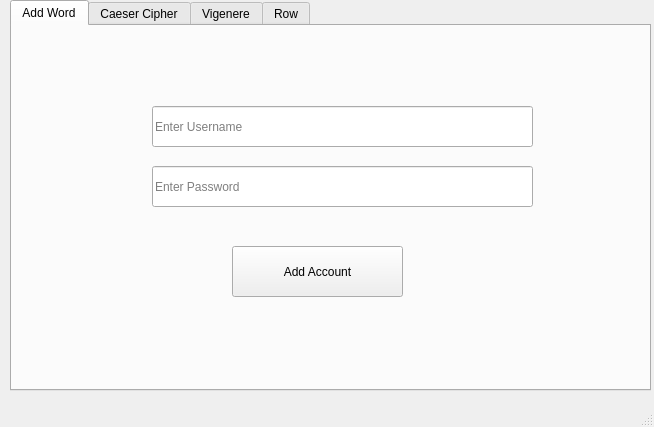
<?xml version="1.0" encoding="UTF-8"?>
<ui version="4.0">
 <class>MainWindow</class>
 <widget class="QMainWindow" name="MainWindow">
  <property name="geometry">
   <rect>
    <x>0</x>
    <y>0</y>
    <width>654</width>
    <height>427</height>
   </rect>
  </property>
  <property name="windowTitle">
   <string>MainWindow</string>
  </property>
  <widget class="QWidget" name="centralwidget">
   <widget class="QTabWidget" name="tabWidget">
    <property name="geometry">
     <rect>
      <x>10</x>
      <y>0</y>
      <width>641</width>
      <height>391</height>
     </rect>
    </property>
    <property name="currentIndex">
     <number>0</number>
    </property>
    <widget class="QWidget" name="tab">
     <attribute name="title">
      <string>Add Word</string>
     </attribute>
     <widget class="QLineEdit" name="lineEdit">
      <property name="geometry">
       <rect>
        <x>140</x>
        <y>80</y>
        <width>381</width>
        <height>41</height>
       </rect>
      </property>
      <property name="placeholderText">
       <string>Enter Username</string>
      </property>
     </widget>
     <widget class="QPushButton" name="pushButton">
      <property name="geometry">
       <rect>
        <x>220</x>
        <y>220</y>
        <width>171</width>
        <height>51</height>
       </rect>
      </property>
      <property name="text">
       <string>Add Account</string>
      </property>
     </widget>
     <widget class="QLineEdit" name="lineEdit_3">
      <property name="geometry">
       <rect>
        <x>140</x>
        <y>140</y>
        <width>381</width>
        <height>41</height>
       </rect>
      </property>
      <property name="placeholderText">
       <string>Enter Password</string>
      </property>
     </widget>
    </widget>
    <widget class="QWidget" name="tab_3">
     <attribute name="title">
      <string>Caeser Cipher</string>
     </attribute>
     <widget class="QLineEdit" name="lineEdit_4">
      <property name="geometry">
       <rect>
        <x>130</x>
        <y>130</y>
        <width>381</width>
        <height>41</height>
       </rect>
      </property>
      <property name="placeholderText">
       <string>Enter Password</string>
      </property>
     </widget>
     <widget class="QLineEdit" name="lineEdit_2">
      <property name="geometry">
       <rect>
        <x>130</x>
        <y>70</y>
        <width>381</width>
        <height>41</height>
       </rect>
      </property>
      <property name="placeholderText">
       <string>Enter Username</string>
      </property>
     </widget>
     <widget class="QPushButton" name="pushButton_2">
      <property name="geometry">
       <rect>
        <x>210</x>
        <y>210</y>
        <width>171</width>
        <height>51</height>
       </rect>
      </property>
      <property name="text">
       <string>Check Account</string>
      </property>
     </widget>
    </widget>
    <widget class="QWidget" name="tab_5">
     <attribute name="title">
      <string>Vigenere</string>
     </attribute>
     <widget class="QLineEdit" name="lineEdit_9">
      <property name="geometry">
       <rect>
        <x>120</x>
        <y>120</y>
        <width>381</width>
        <height>41</height>
       </rect>
      </property>
      <property name="placeholderText">
       <string>Enter Password</string>
      </property>
     </widget>
     <widget class="QLineEdit" name="lineEdit_10">
      <property name="geometry">
       <rect>
        <x>120</x>
        <y>60</y>
        <width>381</width>
        <height>41</height>
       </rect>
      </property>
      <property name="placeholderText">
       <string>Enter Username</string>
      </property>
     </widget>
     <widget class="QPushButton" name="pushButton_5">
      <property name="geometry">
       <rect>
        <x>200</x>
        <y>200</y>
        <width>171</width>
        <height>51</height>
       </rect>
      </property>
      <property name="text">
       <string>Check Account</string>
      </property>
     </widget>
    </widget>
    <widget class="QWidget" name="tab_4">
     <attribute name="title">
      <string>Row</string>
     </attribute>
     <widget class="QLineEdit" name="lineEdit_7">
      <property name="geometry">
       <rect>
        <x>130</x>
        <y>110</y>
        <width>381</width>
        <height>41</height>
       </rect>
      </property>
      <property name="placeholderText">
       <string>Enter Password</string>
      </property>
     </widget>
     <widget class="QLineEdit" name="lineEdit_8">
      <property name="geometry">
       <rect>
        <x>130</x>
        <y>50</y>
        <width>381</width>
        <height>41</height>
       </rect>
      </property>
      <property name="placeholderText">
       <string>Enter Username</string>
      </property>
     </widget>
     <widget class="QPushButton" name="pushButton_4">
      <property name="geometry">
       <rect>
        <x>210</x>
        <y>190</y>
        <width>171</width>
        <height>51</height>
       </rect>
      </property>
      <property name="text">
       <string>Check Account</string>
      </property>
     </widget>
    </widget>
   </widget>
  </widget>
  <widget class="QMenuBar" name="menubar">
   <property name="geometry">
    <rect>
     <x>0</x>
     <y>0</y>
     <width>654</width>
     <height>22</height>
    </rect>
   </property>
  </widget>
  <widget class="QStatusBar" name="statusbar"/>
 </widget>
 <resources/>
 <connections/>
</ui>
